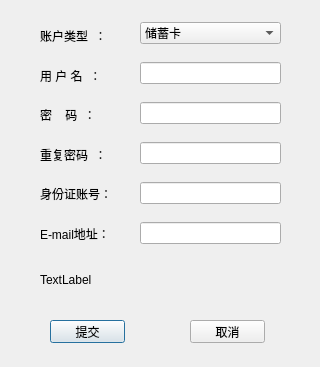
<?xml version="1.0" encoding="UTF-8"?>
<ui version="4.0">
 <class>ResWin</class>
 <widget class="QDialog" name="ResWin">
  <property name="geometry">
   <rect>
    <x>0</x>
    <y>0</y>
    <width>320</width>
    <height>367</height>
   </rect>
  </property>
  <property name="windowTitle">
   <string>注册界面</string>
  </property>
  <widget class="QWidget" name="verticalLayoutWidget">
   <property name="geometry">
    <rect>
     <x>140</x>
     <y>10</y>
     <width>141</width>
     <height>251</height>
    </rect>
   </property>
   <layout class="QVBoxLayout" name="verticalLayout">
    <item>
     <widget class="QComboBox" name="comboBox">
      <item>
       <property name="text">
        <string>储蓄卡</string>
       </property>
      </item>
      <item>
       <property name="text">
        <string>信用卡</string>
       </property>
      </item>
     </widget>
    </item>
    <item>
     <widget class="QLineEdit" name="Name"/>
    </item>
    <item>
     <widget class="QLineEdit" name="Password"/>
    </item>
    <item>
     <widget class="QLineEdit" name="Repassword"/>
    </item>
    <item>
     <widget class="QLineEdit" name="PersonID"/>
    </item>
    <item>
     <widget class="QLineEdit" name="Email"/>
    </item>
   </layout>
  </widget>
  <widget class="QWidget" name="verticalLayoutWidget_2">
   <property name="geometry">
    <rect>
     <x>40</x>
     <y>19</y>
     <width>81</width>
     <height>231</height>
    </rect>
   </property>
   <layout class="QVBoxLayout" name="verticalLayout_2">
    <item>
     <widget class="QLabel" name="label_2">
      <property name="text">
       <string>账户类型  ：</string>
      </property>
     </widget>
    </item>
    <item>
     <widget class="QLabel" name="label">
      <property name="text">
       <string>用 户 名  ：</string>
      </property>
     </widget>
    </item>
    <item>
     <widget class="QLabel" name="label_3">
      <property name="text">
       <string>密    码  ：</string>
      </property>
     </widget>
    </item>
    <item>
     <widget class="QLabel" name="label_4">
      <property name="text">
       <string>重复密码  ：</string>
      </property>
     </widget>
    </item>
    <item>
     <widget class="QLabel" name="label_5">
      <property name="text">
       <string>身份证账号：</string>
      </property>
     </widget>
    </item>
    <item>
     <widget class="QLabel" name="label_6">
      <property name="text">
       <string>E-mail地址：</string>
      </property>
     </widget>
    </item>
   </layout>
  </widget>
  <widget class="QLabel" name="TipMS">
   <property name="geometry">
    <rect>
     <x>40</x>
     <y>270</y>
     <width>241</width>
     <height>20</height>
    </rect>
   </property>
   <property name="text">
    <string>TextLabel</string>
   </property>
  </widget>
  <widget class="QPushButton" name="pushButton">
   <property name="geometry">
    <rect>
     <x>50</x>
     <y>320</y>
     <width>75</width>
     <height>23</height>
    </rect>
   </property>
   <property name="text">
    <string>提交</string>
   </property>
  </widget>
  <widget class="QPushButton" name="pushButton_2">
   <property name="geometry">
    <rect>
     <x>190</x>
     <y>320</y>
     <width>75</width>
     <height>23</height>
    </rect>
   </property>
   <property name="text">
    <string>取消</string>
   </property>
  </widget>
 </widget>
 <resources/>
 <connections/>
</ui>
